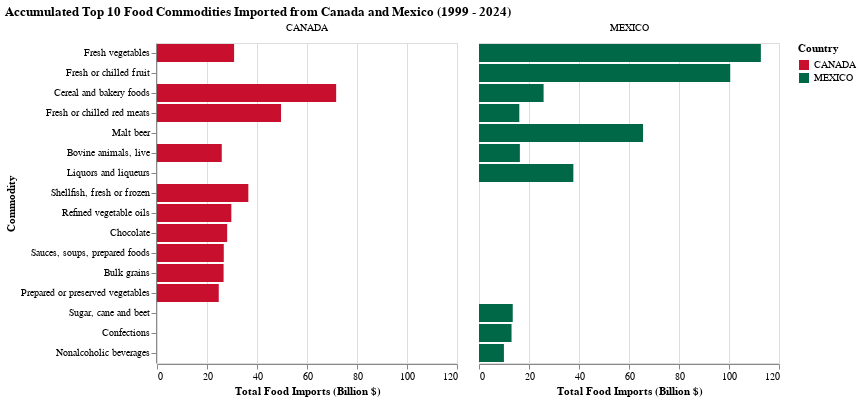

Notebook cell for this chart:
### Markdown cell above
🇺🇸 Pre-2016: Stable North American Trade under NAFTA (1994–2016)

NAFTA, signed in 1994, virtually eliminated tariffs on most agricultural products between the U.S., Mexico, and Canada.

Result: food trade grew steadily —

Canada remained the top exporter of grains, meats, and processed food,

Mexico specialized in fresh produce, beer.

Policy environment: predictable and pro-free trade; minimal political disruption.

🧩 In your chart: relatively smooth, parallel growth in U.S. imports from both countries through 2016.

🏛 2016–2020: Trump Administration — “America First” Trade Policy
🔹 2016 Campaign & Early 2017

Trump campaigned on NAFTA being a “bad deal” and promised to renegotiate or withdraw.

January 2017: U.S. withdrew from TPP (Trans-Pacific Partnership) — signaling a pivot from multilateral to bilateral trade.

April 2017: ordered a NAFTA renegotiation.

Created short-term uncertainty: some Canadian exports slowed, and importers diversified toward Mexico.

🔹 2017–2018: NAFTA Renegotiation Begins

The administration imposed tariffs on steel and aluminum (25% and 10%) on Canada and Mexico.

Canada retaliated with tariffs on U.S. dairy and food products.

Result: rising tension and temporary slowdown in some bilateral food flows.

Negotiations aimed to favor U.S. farmers, but the uncertainty caused many firms to shift sourcing to Mexico (cheaper, flexible supply).

🔹 2018–2019: USMCA Agreement & China Trade War

USMCA signed in late 2018, ratified 2019, took effect July 2020.

Expanded U.S. dairy access to Canada (a small gain for U.S. exporters).

Preserved duty-free trade for most agri-food.

Added stricter rules of origin and labor standards, pushing manufacturers (esp. processed foods) to relocate some production to Mexico.

Simultaneously: U.S.–China trade war began in 2018.

Tariffs on Chinese foods and ingredients (seafood, soy, garlic, etc.)

U.S. importers substituted Chinese goods with Mexican/Canadian suppliers — especially Mexico due to cost advantage.

🧩 In your chart: 2018–2019 often marks an inflection — Mexico’s export line climbing, Canada’s flattening.

🔹 2020: COVID-19 & USMCA Implementation

USMCA went into effect July 1 2020, solidifying North American integration.

Pandemic border controls temporarily disrupted Canadian trucking and logistics.

Mexico’s fresh produce sector rebounded faster, keeping exports high while Canadian shipments lagged due to cold-storage and labor issues.

🧩 In your chart: short dip or divergence around 2020–2021, then Mexico widening its lead.

📈 2021–2024: Biden Administration — Stability & Re-regionalization

Biden maintained USMCA and tariff structures; no return to TPP.

Focus shifted to supply chain resilience and “friend-shoring” — strengthening trade within the Americas.

Inflation and strong dollar increased nominal import values, even if real quantities were stable.

Canada’s exports stabilized; Mexico continued gradual rise in categories like produce, beverages, and processed foods.

### Code cell
top10_by_country = (
    df_clean_b
    .filter(pl.col("Country").is_in(["MEXICO", "CANADA"]))
    .group_by(["Country", "Commodity"])
    .agg(pl.col("FoodValue_B").sum().alias("TotalImports_B"))
    .sort(["Country", "TotalImports_B"], descending=[True, True])
    .group_by("Country")
    .head(10)
)

chart_top10_commodities = (
    alt.Chart(top10_by_country)
    .mark_bar()
    .encode(
        x=alt.X("TotalImports_B:Q", title="Total Food Imports (Billion $)"),
        y=alt.Y("Commodity:N", sort='-x', title="Commodity"),
        color=alt.Color("Country:N", scale=alt.Scale(domain=["CANADA", "MEXICO"], range=["#C8102E", "#006847"])),
        facet=alt.Facet("Country:N", columns=2, title=None)
    )
    .properties(title="Accumulated Top 10 Food Commodities Imported from Canada and Mexico (1999 - 2024)")
)

chart_top10_commodities

### Figure 1 — Vega-Lite specification as saved in the notebook (floating-point values rounded to 4 significant figures)
{"config": {"view": {"continuousWidth": 300, "continuousHeight": 300}}, "data": {"name": "data-99936bd7b087b93eb5ba382af786ea9c"}, "mark": {"type": "bar"}, "encoding": {"color": {"field": "Country", "scale": {"domain": ["CANADA", "MEXICO"], "range": ["#C8102E", "#006847"]}, "type": "nominal"}, "facet": {"columns": 2, "field": "Country", "title": null, "type": "nominal"}, "x": {"field": "TotalImports_B", "title": "Total Food Imports (Billion $)", "type": "quantitative"}, "y": {"field": "Commodity", "sort": "-x", "title": "Commodity", "type": "nominal"}}, "title": "Accumulated Top 10 Food Commodities Imported from Canada and Mexico (1999 - 2024)", "$schema": "https://vega.github.io/schema/vega-lite/v5.20.1.json", "datasets": {"data-99936bd7b087b93eb5ba382af786ea9c": [{"Country": "MEXICO", "Commodity": "Fresh vegetables", "TotalImports_B": 112.7}, {"Country": "MEXICO", "Commodity": "Fresh or chilled fruit", "TotalImports_B": 100.5}, {"Country": "MEXICO", "Commodity": "Malt beer", "TotalImports_B": 65.62}, {"Country": "MEXICO", "Commodity": "Liquors and liqueurs", "TotalImports_B": 37.74}, {"Country": "MEXICO", "Commodity": "Cereal and bakery foods", "TotalImports_B": 25.84}, {"Country": "MEXICO", "Commodity": "Bovine animals, live", "TotalImports_B": 16.35}, {"Country": "MEXICO", "Commodity": "Fresh or chilled red meats", "TotalImports_B": 16.13}, {"Country": "MEXICO", "Commodity": "Sugar, cane and beet", "TotalImports_B": 13.5}, {"Country": "MEXICO", "Commodity": "Confections", "TotalImports_B": 13.01}, {"Country": "MEXICO", "Commodity": "Nonalcoholic beverages", "TotalImports_B": 9.968}, {"Country": "CANADA", "Commodity": "Cereal and bakery foods", "TotalImports_B": 71.66}, {"Country": "CANADA", "Commodity": "Fresh or chilled red meats", "TotalImports_B": 49.61}, {"Country": "CANADA", "Commodity": "Shellfish, fresh or frozen", "TotalImports_B": 36.53}, {"Country": "CANADA", "Commodity": "Fresh vegetables", "TotalImports_B": 30.84}, {"Country": "CANADA", "Commodity": "Refined vegetable oils", "TotalImports_B": 29.73}, {"Country": "CANADA", "Commodity": "Chocolate", "TotalImports_B": 28.07}, {"Country": "CANADA", "Commodity": "Sauces, soups, prepared foods", "TotalImports_B": 26.71}, {"Country": "CANADA", "Commodity": "Bulk grains", "TotalImports_B": 26.64}, {"Country": "CANADA", "Commodity": "Bovine animals, live", "TotalImports_B": 25.91}, {"Country": "CANADA", "Commodity": "Prepared or preserved vegetables", "TotalImports_B": 24.7}]}}
